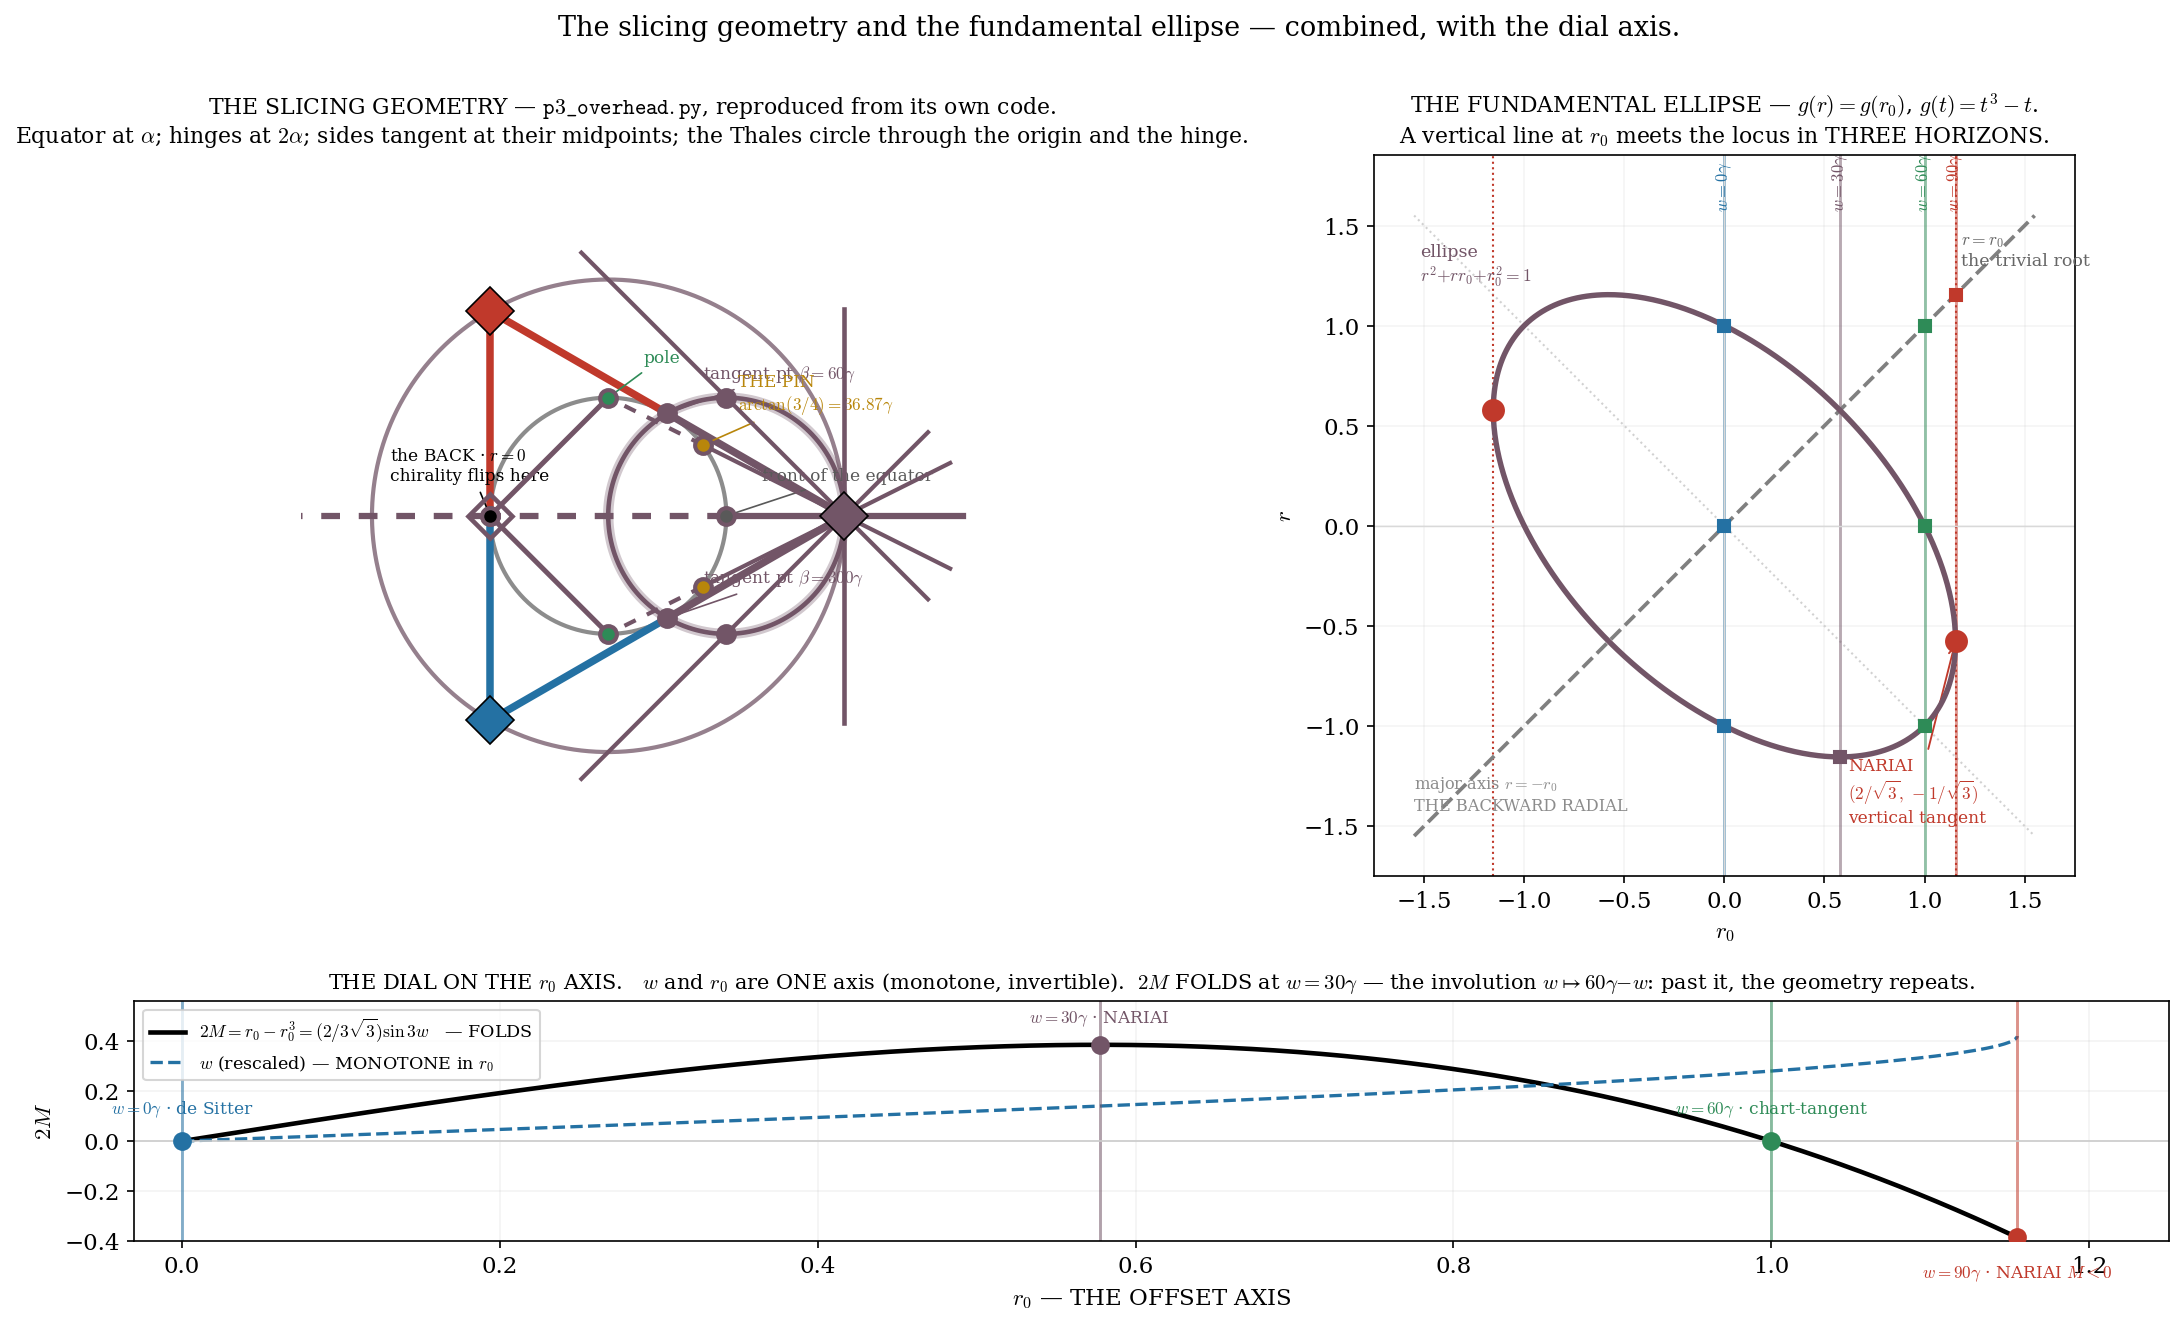

Source code (Python):
"""
THE SLICING GEOMETRY AND THE ELLIPSE, TOGETHER (r1108).

Daryl: "Go and pull the actual figure from the overhead and work with it. THAT IS THE
SLICING GEOMETRY. Pull it and use it. That's 90% of the job... Actually look at the png
I told you to recreate and build it and build your stuff with it and combine it all."

LEFT  : p3_overhead.py's construction, REPRODUCED FROM ITS OWN CODE -- not a cartoon.
RIGHT : fig6_tilted_ellipse, REPRODUCED FROM P3's OWN PROPOSITION -- g(r)=g(r0) factoring
        into the line r=r0 and the ellipse r^2 + r r0 + r0^2 = 1.

AND THE THING THE FIGURE IS FOR: ** r0 read at every drawn point of the overhead. **

P3, sec:projection, verbatim -- and this is the reading the picture forces:
    "at offset r0 it meets the throat circle at TWO POINTS, A and B, with the point r=0
     FIXED AT THE BACK OF THE CIRCLE; these three special [points]"
So: ** THE THREE HORIZONS ARE THREE POINTS ON THE EQUATOR. ** A and B where the slicing
line cuts it, and r=0 at the back -- which in the drawn figure is (-1,0), the diamond,
and is ALSO one of the three tangent points. r=0 is where chirality flips to the left.
"""
import numpy as np, matplotlib
matplotlib.use('Agg')
import matplotlib.pyplot as plt
import matplotlib.colors as mc

plt.rcParams.update({'font.family': 'serif', 'font.size': 11, 'mathtext.fontset': 'cm'})
BLUE, RED = '#2471a3', '#c0392b'
PURPLE = tuple((np.array(mc.to_rgb(RED)) + np.array(mc.to_rgb(BLUE)))/2)
S3 = np.sqrt(3)
H = lambda d: 2*np.array([np.cos(np.deg2rad(d)), np.sin(np.deg2rad(d))])
COL = {0: PURPLE, 120: RED, 240: BLUE}

fig = plt.figure(figsize=(17.5, 9.4))
gs = fig.add_gridspec(2, 2, height_ratios=[3.0, 1.0], width_ratios=[1.12, 1], hspace=0.26, wspace=0.16)

# =====================================================================
# LEFT — p3_overhead.py, faithfully
# =====================================================================
ax = fig.add_subplot(gs[0, 0]); ax.set_aspect('equal')
th = np.linspace(0, 2*np.pi, 400)
ax.plot(np.cos(th), np.sin(th), color='0.55', lw=2.0, zorder=2)                      # equator
ax.plot(2*np.cos(th), 2*np.sin(th), color=PURPLE, lw=2.0, alpha=0.75, zorder=1)      # hinge circle

# the three sides: each tangent at its midpoint, colour changing there
for a, b in [(0, 120), (120, 240), (240, 0)]:
    A, B = H(a), H(b); M = (A + B)/2
    ax.plot([A[0], M[0]], [A[1], M[1]], color=COL[a], lw=3.6, zorder=3)
    ax.plot([M[0], B[0]], [M[1], B[1]], color=COL[b], lw=3.6, zorder=3)
    ax.plot(*M, 'o', color=PURPLE, ms=9, zorder=6)
for d in (0, 120, 240):
    ax.plot(*H(d), 'D', color=COL[d], ms=16, zorder=7, markeredgecolor='k', markeredgewidth=0.8)

# the purple lines from the hinge
A = H(0)
LINES = [(np.array([0.8, +0.6]), np.array([0.0, +1.0])),
         (np.array([0.8, -0.6]), np.array([0.0, -1.0])),
         (np.array([1.0,  0.0]), np.array([-1.0, 0.0]))]
for i, (K, P) in enumerate(LINES):
    lw = 3.0 if i == 2 else 2.0
    ax.plot([A[0], K[0]], [A[1], K[1]], color=PURPLE, lw=lw, zorder=4)
    ax.plot([K[0], P[0]], [K[1], P[1]], color=PURPLE, lw=lw, ls=(0, (3, 3)), zorder=4)
    d = (A - K)/np.hypot(*(A - K)); E = A + d
    ax.plot([A[0], E[0]], [A[1], E[1]], color=PURPLE, lw=lw, zorder=4)
    ax.plot(*K, 'o', color=PURPLE, ms=9, zorder=8); ax.plot(*P, 'o', color=PURPLE, ms=9, zorder=8)
ax.plot([-1.0, -2.6], [0, 0], color=PURPLE, lw=3.0, ls=(0, (3, 3)), zorder=4)

# the Thales circle + the overcritical arc
_t = np.linspace(0, 2*np.pi, 500)
ax.plot(1 + np.cos(_t), np.sin(_t), color=PURPLE, lw=2.2, zorder=3)
ax.plot(1 + np.cos(_t), np.sin(_t), color=PURPLE, lw=5.0, alpha=0.32, zorder=2)
ax.plot([2, 2], [-1.75, 1.75], color=PURPLE, lw=2.2, zorder=4)                       # the dial's end
for sgn in (+1, -1):                                                                  # the 45-deg lines
    T = np.array([1.0, sgn*1.0]); d = (T - H(0))/np.hypot(*(T - H(0)))
    ax.plot(*(np.c_[H(0) - 1.0*d, H(0) + 3.15*d]), color=PURPLE, lw=2.0, zorder=4)
    ax.plot(*T, 'o', color=PURPLE, ms=9, zorder=8)
ax.plot(-1, 0, 'D', color=PURPLE, ms=15, zorder=9, markerfacecolor='none', markeredgewidth=2.2)
for sgn in (+1, -1):
    ax.plot([0, -1], [sgn*1.0, 0], color=PURPLE, lw=2.4, zorder=4)

# ---------- r0 AT EVERY DRAWN POINT ----------
# P3: the slicing line at offset r0 meets the equator at A,B; r=0 is FIXED at the back.
# So r on the equator is measured FROM THE BACK. Daryl: "a parametric length along the ray
# that hits the equator and then goes around it" -- and the chord reading: chord from the
# back = 2|cos(beta/2)|, which is 0 at the back and 2 at the front.
BACK = np.array([-1.0, 0.0])
def chord_from_back(P):  return np.linalg.norm(np.asarray(P) - BACK)
def arc_from_back(P):
    b = np.degrees(np.arctan2(P[1], P[0])) % 360
    return np.radians(min((b - 180) % 360, (180 - b) % 360))     # arc length on the unit circle

PTS = [((-1.0,  0.0),  'the BACK · $r=0$\nchirality flips here', 'k'),
       (( 0.5,  0.866),'tangent pt $\\beta{=}60°$', PURPLE),
       (( 0.5, -0.866),'tangent pt $\\beta{=}300°$', PURPLE),
       (( 0.8,  0.6),  'THE PIN\n$\\arctan(3/4){=}36.87°$', '#b8860b'),
       (( 0.8, -0.6),  '', '#b8860b'),
       (( 0.0,  1.0),  'pole', '#2e8b57'),
       (( 0.0, -1.0),  '', '#2e8b57'),
       (( 1.0,  0.0),  'front of the equator', '0.35')]
print("="*86)
print("r0 AT EVERY DRAWN POINT OF THE OVERHEAD — read from the BACK, where P3 fixes r=0")
print("="*86)
print(f"  {'point':>16} {'azimuth β':>10} {'CHORD from back':>16} {'ARC from back':>14}   lands on?")
CRITVALS = {0.0: '$0$ — de Sitter', 1/S3: '$1/\\sqrt{3}$ — NARIAI', 1.0: '$1$ — chart-tangent',
            2/S3: '$2/\\sqrt{3}$ — NARIAI, ellipse vert. tangent', np.sqrt(2): '$\\sqrt{2}$ — the ellipse major semi-axis',
            S3: '$\\sqrt{3}$', 2.0: '$2$ — the diameter'}
for P, lab, c in PTS:
    b = np.degrees(np.arctan2(P[1], P[0])) % 360
    ch, ar = chord_from_back(P), arc_from_back(P)
    hit = [v for k, v in CRITVALS.items() if abs(ch - k) < 1e-6]
    print(f"  {str(P):>16} {b:>10.2f} {ch:>16.6f} {ar:>14.6f}   {hit[0] if hit else ''}")
    if lab:
        ax.annotate(lab, xy=P, xytext=(P[0]+(0.30 if P[0] > -0.5 else -0.85), P[1]+0.30),
                    fontsize=8.2, color=c, ha='left',
                    arrowprops=dict(arrowstyle='-', color=c, lw=0.8))
    ax.plot(*P, 'o', color=c, ms=5, zorder=10)
ax.set_xlim(-3.35, 3.75); ax.set_ylim(-3.05, 3.05); ax.axis('off')
ax.set_title("THE SLICING GEOMETRY — $\\tt p3\\_overhead.py$, reproduced from its own code.\n"
             "Equator at $\\alpha$; hinges at $2\\alpha$; sides tangent at their midpoints; "
             "the Thales circle through the origin and the hinge.", fontsize=10.5)

# =====================================================================
# RIGHT — the fundamental ellipse, from P3's proposition
# =====================================================================
axE = fig.add_subplot(gs[0, 1]); axE.set_aspect('equal')
t = np.linspace(0, 2*np.pi, 700)
u, v = np.sqrt(2)*np.cos(t), np.sqrt(2/3)*np.sin(t)
ex = (u + v)/np.sqrt(2); ey = (-u + v)/np.sqrt(2)
axE.plot(ex, ey, color=PURPLE, lw=2.6, zorder=4)
lin = np.linspace(-1.55, 1.55, 2)
axE.plot(lin, lin, color='0.5', lw=1.8, ls='--', zorder=3)
axE.plot(lin, -lin, color='0.82', lw=1.0, ls=':', zorder=2)
axE.text(1.18, 1.30, '$r=r_0$\nthe trivial root', fontsize=8.4, color='0.4')
axE.text(-1.52, 1.22, 'ellipse\n$r^2{+}rr_0{+}r_0^2{=}1$', fontsize=8.4, color=PURPLE)
axE.text(-1.55, -1.42, 'major axis $r=-r_0$\nTHE BACKWARD RADIAL', fontsize=7.8, color='0.55')
for sgn in (+1, -1):
    axE.plot(sgn*2/S3, -sgn/S3, 'o', color=RED, ms=10, zorder=7)
    axE.axvline(sgn*2/S3, color=RED, lw=1.0, ls=':', zorder=2)
axE.annotate('NARIAI\n$(2/\\sqrt{3},\\,-1/\\sqrt{3})$\nvertical tangent', xy=(2/S3, -1/S3),
             xytext=(0.62, -1.48), fontsize=8.2, color=RED,
             arrowprops=dict(arrowstyle='->', color=RED, lw=0.9))

# every critical r0 as a vertical line + its three horizons
CRIT = [(0, 0.0, 'de Sitter', BLUE), (30, 1/S3, 'NARIAI', PURPLE),
        (60, 1.0, 'chart-tangent', '#2e8b57'), (90, 2/S3, 'NARIAI $M{<}0$', RED)]
for w, r0, lab, col in CRIT:
    axE.axvline(r0, color=col, lw=1.4, alpha=0.5, zorder=2)
    for rt in np.roots([1, 0, -1, r0 - r0**3]):
        if abs(rt.imag) < 1e-9:
            axE.plot(r0, rt.real, 's', color=col, ms=6, zorder=6)
    axE.text(r0, 1.60, f'$w={w}°$', fontsize=8, color=col, ha='center', rotation=90)
axE.axhline(0, color='0.85', lw=0.7); axE.axvline(0, color='0.85', lw=0.7)
axE.set_xlabel('$r_0$'); axE.set_ylabel('$r$')
axE.set_xlim(-1.75, 1.75); axE.set_ylim(-1.75, 1.85); axE.grid(alpha=0.12)
axE.set_title("THE FUNDAMENTAL ELLIPSE — $g(r)=g(r_0)$, $g(t)=t^3-t$.\n"
              "A vertical line at $r_0$ meets the locus in THREE HORIZONS.", fontsize=10.5)

# =====================================================================
# BOTTOM — the dial axis
# =====================================================================
axD = fig.add_subplot(gs[1, :])
ws = np.linspace(0, 90, 900); r0s = (2/S3)*np.sin(np.radians(ws))
axD.plot(r0s, r0s - r0s**3, color='k', lw=2.2,
         label='$2M=r_0-r_0^3=(2/3\\sqrt{3})\\sin 3w$   — FOLDS')
axD.plot(r0s, ws/90*0.42, color=BLUE, lw=1.6, ls='--', label='$w$ (rescaled) — MONOTONE in $r_0$')
for w, r0, lab, col in CRIT:
    axD.axvline(r0, color=col, lw=1.4, alpha=0.55)
    axD.plot(r0, r0 - r0**3, 'o', color=col, ms=8, zorder=6)
    axD.annotate(f'$w={w}°$ · {lab}', xy=(r0, r0 - r0**3),
                 xytext=(r0, (r0 - r0**3) + (0.11 if w in (0, 60) else (0.09 if w == 30 else -0.16))),
                 ha='center', fontsize=8.2, color=col)
axD.axhline(0, color='0.8', lw=0.8)
axD.set_xlabel('$r_0$ — THE OFFSET AXIS'); axD.set_ylabel('$2M$')
axD.set_xlim(-0.03, 1.25); axD.set_ylim(-0.40, 0.56); axD.grid(alpha=0.14); axD.legend(fontsize=8.4)
axD.set_title("THE DIAL ON THE $r_0$ AXIS.   $w$ and $r_0$ are ONE axis (monotone, invertible).  "
              "$2M$ FOLDS at $w{=}30°$ — the involution $w\\mapsto60°{-}w$: past it, the geometry repeats.",
              fontsize=10)

fig.suptitle("The slicing geometry and the fundamental ellipse — combined, with the dial axis.",
             fontsize=13, y=0.98)
plt.savefig('p3_slicing_and_ellipse.pdf', bbox_inches='tight')
plt.savefig('p3_slicing_and_ellipse.png', dpi=150, bbox_inches='tight')
print("\nwrote p3_slicing_and_ellipse.pdf / .png")
